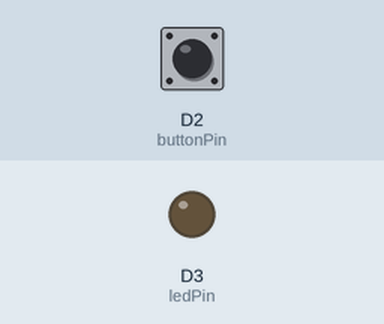
Simulated run of this sketch. Board: ESP8266 (NodeMCU). Parts: output pins drawn as LEDs (lit = HIGH). Inputs (shaded band) come from the test bench; at power-on: D2 (buttonPin) HIGH. WiFi joins after 1.5 s; servers stay silent unless stated; the local clock reads 2024-03-15 10:24:30 at power-on unless the sketch sets it; what the sketch prints to the serial monitor is not drawn.

Above: at 3.2 s.
3.3 s: D2 (buttonPin) pulled LOW for 0.15 s
At 3.8 s:
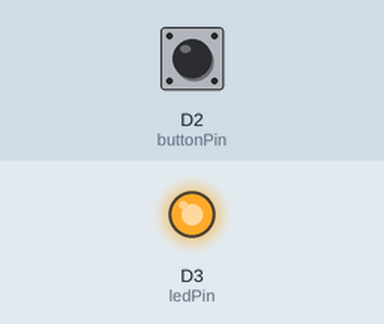
6.0 s: D2 (buttonPin) pulled LOW for 3.2 s
At 10.5 s:
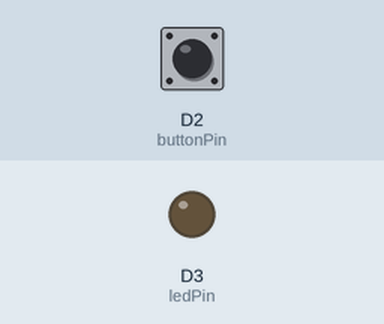
Timing chart, 0 to 12.0 s (numbered marks = the images above; inputs shaded):
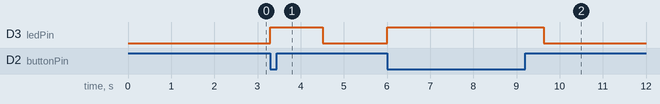

The sketch:

sistem-parkir-justPrint.ino
```cpp
#include <Wire.h>
#include <Adafruit_Sensor.h>
#include <ESP8266WiFi.h>
#include <WiFiClient.h>
#include <WiFiServer.h>
#include <SoftwareSerial.h>

#define SSID "Office"
#define PASS "0ff1c3123"

const int buttonPin = D2;
const int ledPin = D3;

char server[] = "alamat_ip_server_laravel";
int port = 80;

SoftwareSerial thermalSerial(D5, D6); // RX, TX pin untuk thermal printer

void setup() {
  Serial.begin(115200);
  Serial.println();
  pinMode(buttonPin, INPUT_PULLUP);
  pinMode(ledPin, OUTPUT);
  connectWiFi();
  thermalSerial.begin(19200); // baud rate untuk thermal printer
}

void loop() {
  int buttonState = digitalRead(buttonPin);

  if (buttonState == LOW) {
    digitalWrite(ledPin, HIGH);
    printTicket(); // print karcis
    sendToLaravel(); // kirim data ke server Laravel
  } else {
    digitalWrite(ledPin, LOW);
  }
}

void printTicket() {
  thermalSerial.write(27); // inisialisasi thermal printer
  thermalSerial.write(64);

  thermalSerial.write("Parkir Masuk\n\n"); // tulisan header karcis
  thermalSerial.write("Nomor Karcis: 001\n");
  thermalSerial.write("Waktu Masuk: ");
  thermalSerial.print(getTime()); // menampilkan waktu masuk pada karcis
  thermalSerial.write("\n");

  thermalSerial.write(10); // line feed
  thermalSerial.write(10);
  thermalSerial.write(10);

  thermalSerial.write(29); // set tebal font pada footer karcis
  thermalSerial.write(69);
  thermalSerial.write(1);
  thermalSerial.write("TERIMA KASIH\n"); // tulisan footer karcis
  thermalSerial.write(10);
  thermalSerial.write(10);
  thermalSerial.write(10);
  thermalSerial.write(27); // cut kertas
  thermalSerial.write(109);
  thermalSerial.write(0);
}

void sendToLaravel() {
  String entryTime = getTime();
  String data = "&entry_time=" + entryTime;
  WiFiClient client;
  if (client.connect(server, port)) {
    client.println("POST /api/parkir HTTP/1.1");
    client.println("Host: " + String(server));
    client.println("Content-Type: application/x-www-form-urlencoded");
    client.println("Content-Length: " + String(data.length()));
    client.println("");
    client.print(data);
  }
  delay(1000);
}

void connectWiFi() {
  Serial.print("Connecting to WiFi...");
  WiFi.begin(SSID, PASS);
  while (WiFi.status() != WL_CONNECTED) {
    delay(1000);
    Serial.print(".");
  }
  Serial.println("connected!");
  Serial.print("IP address: ");
  Serial.println(WiFi.localIP());
}

String getTime() {
  time_t now = time(nullptr);
  return String(now);
}
```

Measured:
- after the input at 3.3 s, D3 (ledPin): LOW → HIGH at once, → LOW 1.2 s later
- after the input at 6.0 s, D3 (ledPin): LOW → HIGH at once, → LOW 3.6 s later
